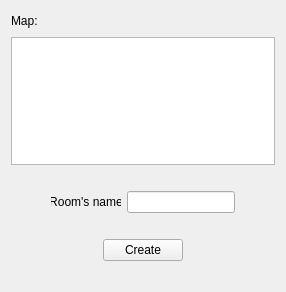
<?xml version="1.0" encoding="UTF-8"?>
<ui version="4.0">
 <class>RoomCreator</class>
 <widget class="QWidget" name="RoomCreator">
  <property name="geometry">
   <rect>
    <x>0</x>
    <y>0</y>
    <width>286</width>
    <height>292</height>
   </rect>
  </property>
  <property name="windowTitle">
   <string>Form</string>
  </property>
  <layout class="QGridLayout" name="gridLayout">
   <item row="0" column="0">
    <layout class="QVBoxLayout" name="verticalLayout_2">
     <item>
      <layout class="QVBoxLayout" name="verticalLayout">
       <item>
        <layout class="QHBoxLayout" name="horizontalLayout_3">
         <item>
          <widget class="QLabel" name="label_2">
           <property name="text">
            <string>Map:</string>
           </property>
          </widget>
         </item>
         <item>
          <spacer name="horizontalSpacer_5">
           <property name="orientation">
            <enum>Qt::Horizontal</enum>
           </property>
           <property name="sizeHint" stdset="0">
            <size>
             <width>40</width>
             <height>20</height>
            </size>
           </property>
          </spacer>
         </item>
        </layout>
       </item>
       <item>
        <widget class="QListWidget" name="listWidget"/>
       </item>
      </layout>
     </item>
     <item>
      <spacer name="verticalSpacer_2">
       <property name="orientation">
        <enum>Qt::Vertical</enum>
       </property>
       <property name="sizeType">
        <enum>QSizePolicy::Fixed</enum>
       </property>
       <property name="sizeHint" stdset="0">
        <size>
         <width>20</width>
         <height>20</height>
        </size>
       </property>
      </spacer>
     </item>
     <item>
      <layout class="QHBoxLayout" name="horizontalLayout_2">
       <item>
        <spacer name="horizontalSpacer">
         <property name="orientation">
          <enum>Qt::Horizontal</enum>
         </property>
         <property name="sizeType">
          <enum>QSizePolicy::Fixed</enum>
         </property>
         <property name="sizeHint" stdset="0">
          <size>
           <width>40</width>
           <height>20</height>
          </size>
         </property>
        </spacer>
       </item>
       <item>
        <widget class="QLabel" name="label">
         <property name="sizePolicy">
          <sizepolicy hsizetype="Fixed" vsizetype="Fixed">
           <horstretch>0</horstretch>
           <verstretch>0</verstretch>
          </sizepolicy>
         </property>
         <property name="minimumSize">
          <size>
           <width>70</width>
           <height>20</height>
          </size>
         </property>
         <property name="text">
          <string>Room's name</string>
         </property>
         <property name="alignment">
          <set>Qt::AlignCenter</set>
         </property>
        </widget>
       </item>
       <item>
        <widget class="QLineEdit" name="lineEdit">
         <property name="sizePolicy">
          <sizepolicy hsizetype="Fixed" vsizetype="Fixed">
           <horstretch>0</horstretch>
           <verstretch>0</verstretch>
          </sizepolicy>
         </property>
        </widget>
       </item>
       <item>
        <spacer name="horizontalSpacer_2">
         <property name="orientation">
          <enum>Qt::Horizontal</enum>
         </property>
         <property name="sizeType">
          <enum>QSizePolicy::Fixed</enum>
         </property>
         <property name="sizeHint" stdset="0">
          <size>
           <width>40</width>
           <height>20</height>
          </size>
         </property>
        </spacer>
       </item>
      </layout>
     </item>
     <item>
      <spacer name="verticalSpacer">
       <property name="orientation">
        <enum>Qt::Vertical</enum>
       </property>
       <property name="sizeType">
        <enum>QSizePolicy::Fixed</enum>
       </property>
       <property name="sizeHint" stdset="0">
        <size>
         <width>20</width>
         <height>20</height>
        </size>
       </property>
      </spacer>
     </item>
     <item>
      <layout class="QHBoxLayout" name="horizontalLayout">
       <item>
        <spacer name="horizontalSpacer_3">
         <property name="orientation">
          <enum>Qt::Horizontal</enum>
         </property>
         <property name="sizeType">
          <enum>QSizePolicy::Fixed</enum>
         </property>
         <property name="sizeHint" stdset="0">
          <size>
           <width>40</width>
           <height>20</height>
          </size>
         </property>
        </spacer>
       </item>
       <item>
        <widget class="QPushButton" name="pushButton">
         <property name="sizePolicy">
          <sizepolicy hsizetype="Fixed" vsizetype="Fixed">
           <horstretch>0</horstretch>
           <verstretch>0</verstretch>
          </sizepolicy>
         </property>
         <property name="text">
          <string>Create</string>
         </property>
        </widget>
       </item>
       <item>
        <spacer name="horizontalSpacer_4">
         <property name="orientation">
          <enum>Qt::Horizontal</enum>
         </property>
         <property name="sizeType">
          <enum>QSizePolicy::Fixed</enum>
         </property>
         <property name="sizeHint" stdset="0">
          <size>
           <width>40</width>
           <height>20</height>
          </size>
         </property>
        </spacer>
       </item>
      </layout>
     </item>
     <item>
      <spacer name="verticalSpacer_3">
       <property name="orientation">
        <enum>Qt::Vertical</enum>
       </property>
       <property name="sizeType">
        <enum>QSizePolicy::Fixed</enum>
       </property>
       <property name="sizeHint" stdset="0">
        <size>
         <width>20</width>
         <height>20</height>
        </size>
       </property>
      </spacer>
     </item>
    </layout>
   </item>
  </layout>
 </widget>
 <resources/>
 <connections/>
</ui>
